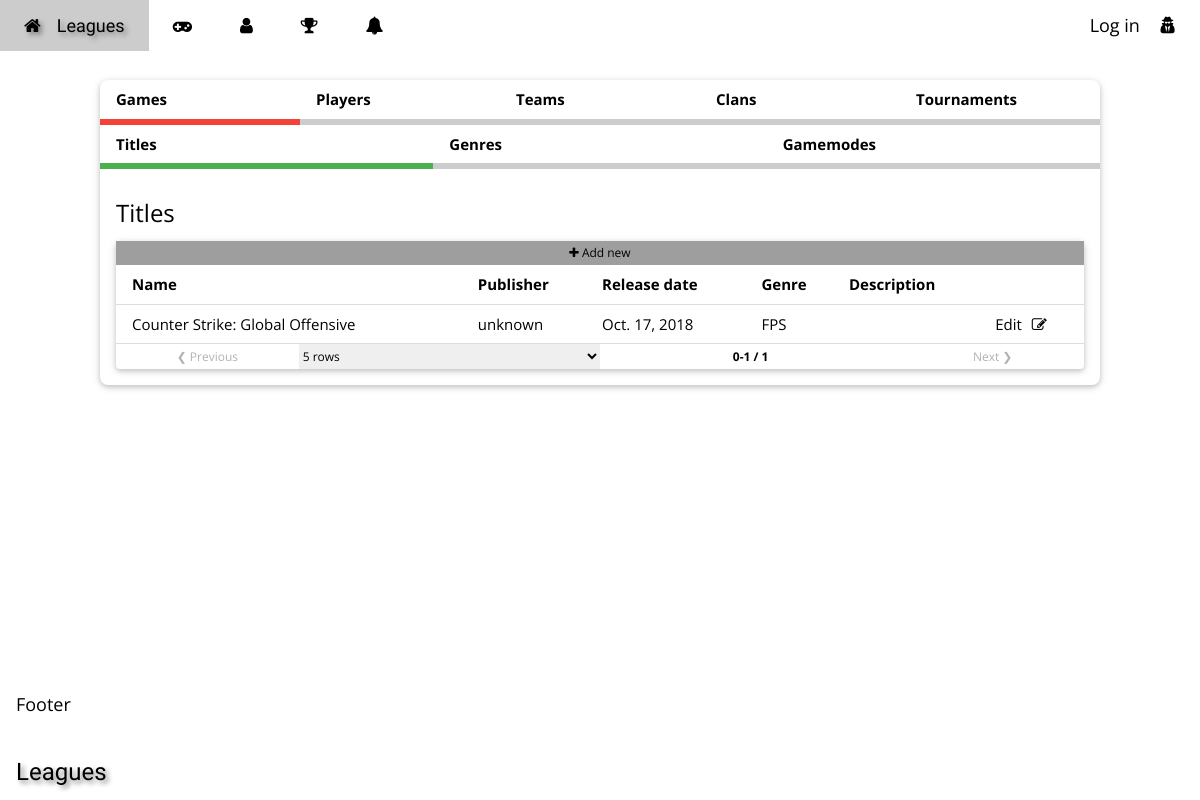
/settings/, run on the app's committed database.
### leagues/models.py (models this page shows, shortened)
class Game(models.Model):
    name = models.CharField('name of the game', max_length=100, unique=True)
    slug = models.SlugField(max_length=100, unique=True)
    genre = models.ForeignKey(Genre, on_delete=models.SET_NULL, null=True, blank=True,
                              verbose_name='genre of the game')
    release_date = models.DateField('release date of the game', null=True, blank=True)
    image_url = models.URLField('game image url', max_length=500, blank=True)
    publisher = models.CharField('game publisher', max_length=200, blank=True)
    description = models.TextField('description', blank=True, help_text="Description of game")
    game_modes = models.ManyToManyField(GameMode, blank=True, verbose_name='available game modes')

class Genre(models.Model):
    name = models.CharField(max_length=100, unique=True, help_text="Name of the genre of a game")
    slug = models.SlugField(max_length=100, unique=True)
    acronym = models.CharField(max_length=10, blank=True, help_text="Game genre acronym")
    description = models.TextField('description', blank=True, help_text="Description of genre")
    def __str__(self):
        return self.acronym

### leagues/views.py (the view, shortened to what this page needs)
# urls.py: path('settings/', views.SettingsView.as_view(), name='settings'),
class SettingsView(generic.TemplateView):
    template_name = "leagues/settings.html"
    def __init__(self):
        super().__init__()
        self.context = []
        self.forms = [
            (Game, GameForm),
            (Genre, GenreForm),
            (GameMode, GameModeForm),
            (Player, PlayerForm),
        ]
        self.post_actions = {
            'game_create': self.game_create,
            'game_edit': self.game_edit,
            'genre_create': self.genre_create,
            'genre_edit': self.genre_edit,
            'gamemode_create': self.gamemode_create,
            'gamemode_edit': self.gamemode_edit,
            'player_create': self.player_create,
            'player_edit': self.player_edit,
        }
    def get_context_data(self, **kwargs):
        self.context = super().get_context_data(**kwargs)
        for form in self.forms:
            edit_forms = []
            model_class = form[0]
            model_name = model_class.__name__.lower()
            form_class = form[1]
            for obj in model_class.objects.all():
                prefix = model_name + '_edit_' + str(obj.id)
                edit_forms.append(form_class(instance=obj, prefix=prefix))
            self.context[model_name + '_edit_forms'] = edit_forms
            self.context[model_name + '_form'] = form_class(prefix=model_name + '_form')
            self.context[model_name + '_list'] = model_class.objects.all()
        return self.context
    def get(self, request, *args, **kwargs):
        self.context = self.get_context_data(**kwargs)
        return render(request, self.template_name, self.context)

### leagues/forms.py
class GameForm(ModelForm):
    class Meta:
        model = Game
        fields = ['name', 'release_date', 'publisher', 'image_url', 'description', 'genre', 'game_modes']
        widgets = {
            'release_date': CalendarWidget()
        }

class GenreForm(ModelForm):
    class Meta:
        model = Genre
        fields = ['name', 'acronym', 'description']

### leagues/models.py (called while the page is built)
    def __str__(self):
        return self.name

### leagues/templates/leagues/settings.html (shortened to what this page needs)
<!DOCTYPE html>
<html>
<head>
    {% load staticfiles %}
    <link rel="stylesheet" href="{% static 'leagues/css/w3.css' %}">
    <link rel="stylesheet" href="{% static 'leagues/css/style.css' %}">
    <link rel="stylesheet" href="https://www.w3schools.com/lib/w3-theme-blue-grey.css">
    <link rel="stylesheet" href="https://cdnjs.cloudflare.com/ajax/libs/font-awesome/4.7.0/css/font-awesome.min.css">
    <link rel="stylesheet" href="//code.jquery.com/ui/1.12.1/themes/base/jquery-ui.css">
</head>
<body class="w3-theme-l5">
{% load widget_tweaks %}
<div class="w3-top">
    <div class="w3-bar w3-theme-d2 w3-left-align w3-large">
        <a href="{% url 'leagues:games' %}" class="w3-bar-item w3-button w3-padding-large w3-theme-d4 logoText"
           title="Homepage">
            <i class="fa fa-home w3-margin-right"></i>Leagues
        </a>
        <a href="{% url 'leagues:games' %}" class="w3-bar-item w3-button w3-hide-small w3-padding-large w3-hover-white"
           title="Games">
            <i class="fa fa-gamepad"></i>
        </a>
        <a href="#" class="w3-bar-item w3-button w3-hide-small w3-padding-large w3-hover-white" title="Players">
            <i class="fa fa-user"></i>
        </a>
        <a href="#" class="w3-bar-item w3-button w3-hide-small w3-padding-large w3-hover-white" title="Tournaments">
            <i class="fa fa-trophy"></i>
        </a>
        <div class="w3-dropdown-hover w3-hide-small">
            <button class="w3-button w3-padding-large" title="Notifications"><i class="fa fa-bell"></i>
            </button>
        </div>
        {% if user.is_authenticated %}
            <a href="{% url 'leagues:logout' %}"
               class="w3-bar-item w3-button w3-hide-small w3-right w3-padding-large w3-hover-white"
               title="My Account">
                Account <i class="fa fa-user-circle"></i>
            </a>
        {% else %}
            <a href="{% url 'leagues:login' %}"
               class="w3-bar-item w3-button w3-hide-small w3-right w3-padding-large w3-hover-white"
               title="Annonymous user">Log in
                <i class="fa fa-user-secret w3-margin-left"></i>
            </a>
        {% endif %}
    </div>
</div>
<div class="w3-container" style="flex:1 0 auto;">
    <div class="flex-container">
        <div class="w3-card w3-round-large w3-white" style="max-width: 1000px; flex: 1 0 auto">
            <ul class="section-bar">
                <li onclick="showSection(event, 'Games');"
                    class="section-tab w3-bottombar w3-hover-light-grey w3-padding w3-border-red">
                    Games
                </li>
                <li onclick="showSection(event, 'Players');"
                    class="section-tab w3-bottombar w3-hover-light-grey w3-padding">
                    Players
                </li>
                <li onclick="showSection(event, 'Teams');"
                    class="section-tab w3-bottombar w3-hover-light-grey w3-padding">
                    Teams
                </li>
                <li onclick="showSection(event, 'Clans');"
                    class="section-tab w3-bottombar w3-hover-light-grey w3-padding">
                    Clans
                </li>
                <li onclick="showSection(event, 'Tournaments');"
                    class="section-tab w3-bottombar w3-hover-light-grey w3-padding">
                    Tournaments
                </li>
            </ul>
            <div id="Games" class="section" style="display:block">
                <ul class="section-bar">
                    <li onclick="showSubsection(event, 'titles');"
                        class="section-tab w3-bottombar w3-hover-light-grey w3-padding w3-border-green">
                        Titles
                    </li>
                    <li onclick="showSubsection(event, 'genres');"
                        class="section-tab w3-bottombar w3-hover-light-grey w3-padding">
                        Genres
                    </li>
                    <li onclick="showSubsection(event, 'game_modes');"
                        class="section-tab w3-bottombar w3-hover-light-grey w3-padding">
                        Gamemodes
                    </li>
                </ul>
                <div id="titles" class="subsection w3-container w3-section" style="display:block">
                    <h3>Titles</h3>
                    <div class="pagedTable w3-card w3-round">
                        {% include 'leagues/table_header.html' with form_id=game_form.prefix %}
                        <table class="w3-table w3-striped w3-bordered w3-hoverable">
                            <thead>
                            <tr class="">
                                <th>Name</th>
                                <th>Publisher</th>
                                <th>Release date</th>
                                <th>Genre</th>
                                <th>Description</th>
                                <th></th>
                            </tr>
                            </thead>
                            <tbody id="games_rows">
                            {% for game in game_list %}
                                <tr data-href="{% url 'leagues:game_detail' game.slug %}" style="display: none">
                                    <td>{{ game.name }}</td>
                                    <td>{{ game.publisher|default:"unknown" }}</td>
                                    <td>{{ game.release_date|default:"unknown" }}</td>
                                    <td>{{ game.genre|default:"unknown" }}</td>
                                    <td>{{ game.description|truncatechars:20 }}</td>
                                    <td class="edit_object" onclick="$('#game_edit_' + {{ game.id }}).show()">
                                        Edit<i class="fa fa-pencil-square-o" style="margin-left:10px"></i>
                                    </td>
                                </tr>
                            {% endfor %}
                            </tbody>
                        </table>
                        {% include 'leagues/table_footer.html' %}
                    </div>
                </div>
            </div>
        </div>
    </div>
</div>
<footer class="w3-container w3-theme-d3 w3-padding-16">
    <h5>Footer</h5>
</footer>
<footer class="w3-container w3-theme-d5">
    <h3 class="logoText">Leagues</h3>
</footer>
</body>
</html>

### leagues/static/leagues/css/w3.css (style rules this page uses)
*,*:before,*:after { box-sizing:inherit }
html { -ms-text-size-adjust:100%;-webkit-text-size-adjust:100% }
body { margin:0 }
article,aside,details,figcaption,figure,footer,header,main,menu,nav,section,summary { display:block }
a { background-color:transparent;-webkit-text-decoration-skip:objects }
button,input,select,textarea { font:inherit;margin:0 }
button,input { overflow:visible }
button,select { text-transform:none }
button,html [type=button],[type=reset],[type=submit] { -webkit-appearance:button }
html,body { font-family:Verdana,sans-serif;font-size:15px;line-height:1.5 }
html { overflow-x:hidden }
h3 { font-size:24px }
h5 { font-size:18px }
h1,h2,h3,h4,h5,h6 { font-family:"Segoe UI",Arial,sans-serif;font-weight:400;margin:10px 0 }
a { color:inherit }
.w3-table,.w3-table-all { border-collapse:collapse;border-spacing:0;width:100%;display:table }
.w3-bordered tr,.w3-table-all tr { border-bottom:1px solid #ddd }
.w3-table td,.w3-table th,.w3-table-all td,.w3-table-all th { padding:8px 8px;display:table-cell;text-align:left;vertical-align:top }
.w3-table th:first-child,.w3-table td:first-child,.w3-table-all th:first-child,.w3-table-all td:first-child { padding-left:16px }
.w3-btn,.w3-button { border:none;display:inline-block;padding:8px 16px;vertical-align:middle;overflow:hidden;text-decoration:none;color:inherit;background-color:inherit;text-align:center;cursor:pointer;white-space:nowrap }
.w3-btn,.w3-button { -webkit-touch-callout:none;-webkit-user-select:none;-khtml-user-select:none;-moz-user-select:none;-ms-user-select:none;user-select:none }
.w3-dropdown-click,.w3-dropdown-hover { position:relative;display:inline-block;cursor:pointer }
.w3-bar { width:100%;overflow:hidden }
.w3-bar .w3-bar-item { padding:8px 16px;float:left;width:auto;border:none;display:block;outline:0 }
.w3-bar .w3-dropdown-hover,.w3-bar .w3-dropdown-click { position:static;float:left }
.w3-bar .w3-button { white-space:normal }
.w3-container:after,.w3-container:before,.w3-panel:after,.w3-panel:before,.w3-row:after,.w3-row:before,.w3-row-padding:after,.w3-row-padding:before, .w3-cell-row:before,.w3-cell-row:after,.w3-clear:after,.w3-clear:before,.w3-bar:before,.w3-bar:after { content:"";display:table;clear:both }
.w3-top,.w3-bottom { position:fixed;width:100%;z-index:1 }
.w3-top { top:0 }
.w3-round,.w3-round-medium { border-radius:4px }
.w3-round-large { border-radius:8px }
.w3-container,.w3-panel { padding:0.01em 16px }
.w3-card,.w3-card-2 { box-shadow:0 2px 5px 0 rgba(0,0,0,0.16),0 2px 10px 0 rgba(0,0,0,0.12) }
.w3-large { font-size:18px!important }
.w3-left-align { text-align:left!important }
.w3-bottombar { border-bottom:6px solid #ccc!important }
.w3-section,.w3-code { margin-top:16px!important;margin-bottom:16px!important }
.w3-margin-left { margin-left:16px!important }
.w3-margin-right { margin-right:16px!important }
.w3-padding { padding:8px 16px!important }
.w3-padding-large { padding:12px 24px!important }
.w3-padding-16 { padding-top:16px!important;padding-bottom:16px!important }
.w3-right { float:right!important }
.w3-white,.w3-hover-white:hover { color:#000!important;background-color:#fff!important }
.w3-border-green,.w3-hover-border-green:hover { border-color:#4CAF50!important }
.w3-border-red,.w3-hover-border-red:hover { border-color:#f44336!important }

### leagues/static/leagues/css/style.css (style rules this page uses)
html, body, h1, h2, h3, h4, h5 { font-family: "Open Sans", sans-serif }
html, body { height: 100%; }
body { padding-top: 80px; display: flex; flex-direction: column; flex-wrap: nowrap; }
tbody tr { cursor: pointer; }
a { font-family: "Open Sans", sans-serif; }
.logoText { font-family: 'Audiowide', cursive; text-shadow: 3px 3px 5px gray }
.flex-container { display: flex; flex-direction: row; flex-wrap: wrap; justify-content: center; align-items: flex-start; align-content: space-around; }
.section-bar { display: flex; flex-direction: row; padding: 0; margin: 0; list-style-type: none }
.section-tab { flex-grow: 1; flex-basis: 0; cursor: pointer; font-weight: bold; }
.section, .subsection { display: none; }

### data on the page
Game: name "Counter Strike: Global Offensive", publisher "unknown", release_date "Oct. 17, 2018", genre "FPS"
